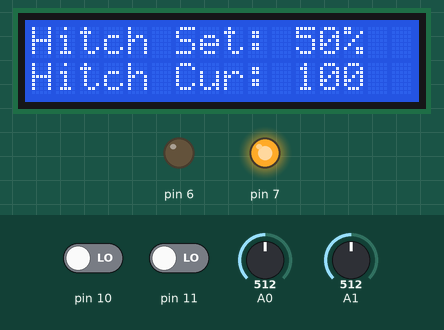
Simulated run of this sketch. Board: Arduino Uno, built with avr-gcc and run on an emulated ATmega328P. Shown: 16×2 character LCD, output pins drawn as LEDs (lit = HIGH). The test bench sets the inputs (shaded band); at power-on: A0 = 512, pin 10 LOW, pin 11 LOW, A1 = 512. What the sketch prints to the serial monitor is not drawn.

Above: at 1.2 s.
1.3 s: A0 set to 823
At 2.3 s:
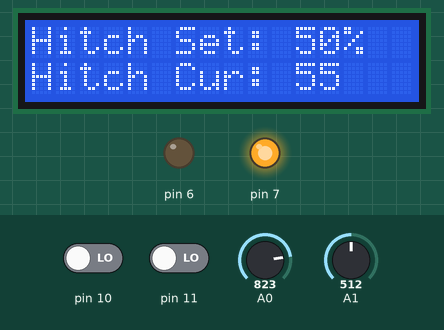
2.9 s: A0 set to 848
At 3.6 s:
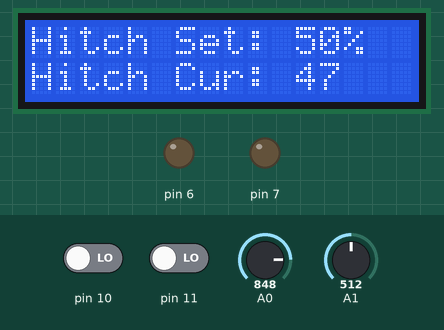
4.5 s: A0 set to 913
At 5.1 s:
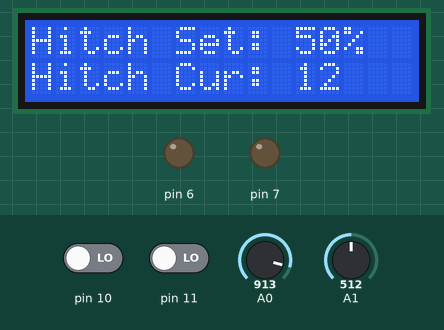
6.1 s: A0 set to 946
At 6.8 s:
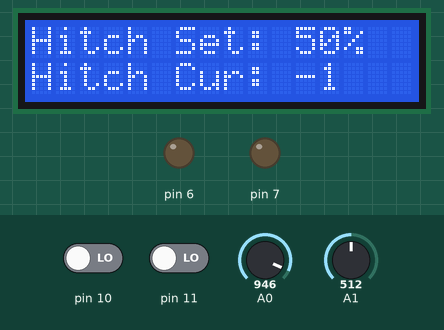
9.1 s: pin 10 driven HIGH
At 9.5 s:
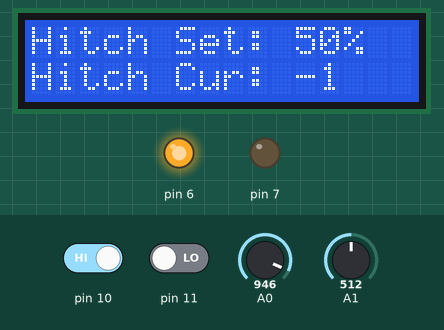
10.6 s: A0 set to 900
At 12.2 s:
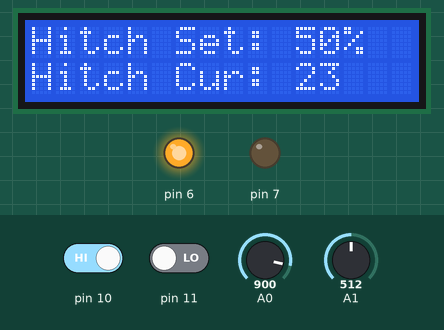
Timing chart, 0 to 13.7 s (numbered marks = the images above; inputs shaded):
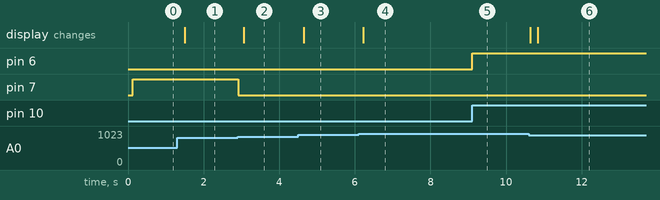

Measured:
- the behaviour switches between 837 and 838 on A0 (found by bisection; images 1 and 2)
- after the input at 1.3 s, the display: changes after 0.20 s (image 1)
- after the input at 2.9 s, pin 7: HIGH → LOW at once; the display: changes after 0.17 s (image 2)
- after the input at 4.5 s, the display: changes after 0.14 s (image 3)
- after the input at 6.1 s, the display: changes after 0.12 s (image 4)
- after the input at 9.1 s, pin 6: LOW → HIGH at once
- after the input at 10.6 s, the display: first changes at once (image 6 shows a later state)

The sketch:

hitch_controller.ino
```cpp
//LCD1602
//You should now see your LCD1602 display the flowing characters "SUNFOUNDER" and "hello, world"
//Email:info@primerobotics.in
//Website:www.primerobotics.in
//2015.5.7


#include "HitchCalibration.h"
#include "HitchIO.h"
#include "Adafruit_LiquidCrystal.h"

#define HITCH_RELAY_DOWN 7
#define HITCH_RELAY_UP 6
#define HITCH_SWITCH_DOWN 10
#define HITCH_SWITCH_UP 11
#define SWITCHED LOW

/**********************************************************/

// initialize the library with the numbers of the interface pins


HitchCalibration hitchCalibration(A0);
HitchIO hitchIO(HITCH_SWITCH_UP, HITCH_SWITCH_DOWN, HITCH_RELAY_UP, HITCH_RELAY_DOWN, A1);

Adafruit_LiquidCrystal lcd(0);
/*********************************************************/

int recordedSetHitchHeight = 0;
int recordedSensorHeight = 0;
int loopCount = 0;
int prevPos = 0;

void setup()
{
  Serial.begin(115200);
  Serial.println("GOODAY");

  hitchIO.setupPins();

  if (!lcd.begin(16, 2)) {
    Serial.println("Could not init backpack. Check wiring.");
  }

  lcd.setCursor(0,0);  // set the cursor to column 15, line 0
  lcd.print("Hitch Set: 50%");
  lcd.setCursor(0,1);
  lcd.print("Hitch Cur: 24%");

}
/*********************************************************/
void loop()
{

      lcd.setBacklight(HIGH);
      float currenSetHitchHeightFloat  = analogRead(A1) / 1023.0 * 100;
      int currenSetHitchHeight = (int)currenSetHitchHeightFloat;
      recordedSetHitchHeight = currenSetHitchHeight;

      hitchIO.setHitchSetting(currenSetHitchHeight);
      hitchCalibration.updateAverage();

      int position = hitchCalibration.getPosition();
      hitchIO.setCurrentPosition(position);

      if(loopCount % 125 == 0){
        lcd.clear();
        lcd.setCursor(0,0);  // set the cursor to column 15, line 0
        lcd.print("Hitch Set: ");
        lcd.print(currenSetHitchHeight);
        lcd.print("%");


        lcd.setCursor(0,1);
        lcd.print("Hitch Cur: ");
        lcd.print(position);
        loopCount = 0;
      }

      if(hitchIO.downPressed() || hitchIO.isMovingDown()){
        hitchIO.moveHitchToPosition(currenSetHitchHeight);
      }
      else if(hitchIO.upPressed()){
        hitchIO.moveHitchUp();
      }
      else{
        hitchIO.stop();
      }

      loopCount++;
}
```

HitchCalibration.cpp
```cpp
// HitchCalibration.cpp
#include "HitchCalibration.h"

HitchCalibration::HitchCalibration(uint8_t pin) {
  averageIndex = 0;
  lastGoodPosition = -1;
  sensorPin = pin;
  pinMode(sensorPin, INPUT);
}

//fix missing value bug
int HitchCalibration::getPosition() {
  int position = 0;
  int currentAverage = getCurrentAverage();

  //Serial.println(currentAverage);
  for(int i = 0; i < positionCount -1; i++){

    int lower = positionData[i];
    int upper = positionData[i + 1];

    if(currentAverage >= upper){
      continue;
    }

    int interval = map(currentAverage, upper, lower, stepsPerInterval, 1);

    if(interval < 0){
      interval = 0;
    }

    return ((positionCount - 1) * stepsPerInterval) - (i * stepsPerInterval) - interval - (stepsPerInterval * 6);
  }

  return -1;
}

void HitchCalibration::updateAverage() {

  averagedValues[averageIndex] = analogRead(sensorPin);
  averageIndex++;
  if(averageIndex == averageCount){
    averageIndex = 0;
  }
}

int HitchCalibration::getCurrentAverage(){
  long average = 0;

  for(int i = 0; i < averageCount; i++){
    average += averagedValues[i];
  }

  average = average / averageCount;

  return average;
}
```

HitchCalibration.h
```cpp
// HitchCalibration.h
#ifndef HitchCalibration_h
#define HitchCalibration_h

#include <Arduino.h>

class HitchCalibration {
  private:
    uint8_t sensorPin;
    int averageIndex;
    int lastGoodPosition;
    const int averageCount = 16;
    const int positionCount = 27;
    const int stepsPerInterval = 5;
    int averagedValues[16] = {0,0,0,0,0,0,0,0,0,0,0,0,0,0,0,0};
    int positionData[27] = {685,695,707,724,738,757,772,793,808,826,841,857,869,881,890,899,905,911,915,918,920,922,924,925,927,928,929};

  public:
    HitchCalibration(uint8_t pin);

    int getPosition();

    void updateAverage();

    int getCurrentAverage();

};

#endif
```

HitchIO.cpp
```cpp
// HitchCalibration.cpp
#include "HitchIO.h"
#include "Arduino.h"

HitchIO::HitchIO(int hSwitchUpPin, int hSwitchDownPin, int hRelayUpPin, int hRelayDownPin, int hSettingPin) {
    hitchSwitchUpPin = hSwitchUpPin;
    hitchSwitchDownPin = hSwitchDownPin;
    hitchRelayUpPin = hRelayUpPin;
    hitchRelayDownPin = hRelayDownPin;
    hitchSettingPin = hSettingPin;


}

void HitchIO::setupPins(){
    pinMode(hitchRelayDownPin, OUTPUT);
    pinMode(hitchRelayUpPin, OUTPUT);
    pinMode(hitchSwitchDownPin, INPUT);
    pinMode(hitchSwitchUpPin, INPUT);
}

void HitchIO::moveHitchToPosition(int position){
    if(currentPosition > hitchSetting){
        movingDown = true;
        digitalWrite(hitchRelayUpPin, LOW);
        digitalWrite(hitchRelayDownPin, HIGH);
    }
    else{
        movingDown = false;
        digitalWrite(hitchRelayUpPin, LOW);
        digitalWrite(hitchRelayDownPin, LOW);
    }
}

void HitchIO::moveHitchUp(){
    digitalWrite(hitchRelayDownPin, LOW);
    digitalWrite(hitchRelayUpPin, HIGH);
}

bool HitchIO::downPressed(){
    return digitalRead(hitchSwitchDownPin) == LOW;
}

bool HitchIO::upPressed(){
    return digitalRead(hitchSwitchUpPin) == LOW;
}

void HitchIO::setHitchSetting(int setting){
    hitchSetting = setting;
}

void HitchIO::setCurrentPosition(int position){
    currentPosition = position;
}

void HitchIO::stop(){
    digitalWrite(hitchRelayUpPin, LOW);
    digitalWrite(hitchRelayDownPin, LOW);
}

bool HitchIO::isMovingDown(){
    return movingDown;
}
```

HitchIO.h
```cpp
// HitchIO.h
#ifndef HitchIO_h
#define HitchIO_h

#include <Arduino.h>

class HitchIO {
  private:
    int hitchSwitchUpPin;
    int hitchSwitchDownPin;
    int hitchRelayUpPin;
    int hitchRelayDownPin;
    int hitchSettingPin;
    int hitchSetting;
    int currentPosition;
    bool movingDown;

  public:
    HitchIO(int hSwitchUpPin, int hSwitchDownPin, int hRelayUpPin, int hRelayDownPin, int hSettingPin);

    void setupPins();

    void moveHitchToPosition(int position);

    void moveHitchUp();

    void stop();

    bool downPressed();

    bool upPressed();

    void setHitchSetting(int setting);

    void setCurrentPosition(int position);

    bool isMovingDown();

};

#endif
```
